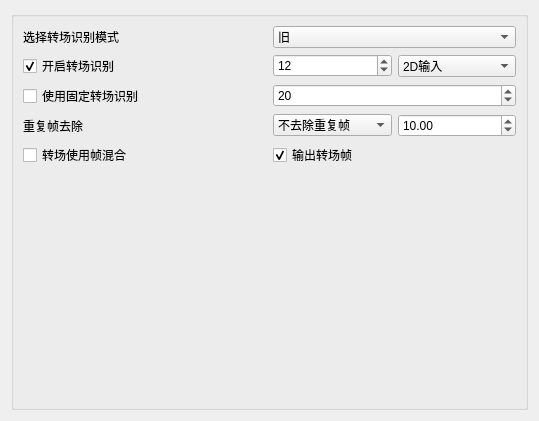
                     <widget class="QWidget" name="ScdetSettings">
                      <property name="geometry">
                       <rect>
                        <x>0</x>
                        <y>0</y>
                        <width>539</width>
                        <height>421</height>
                       </rect>
                      </property>
                      <attribute name="label">
                       <string>转场识别与动漫优化</string>
                      </attribute>
                      <layout class="QGridLayout" name="gridLayout_22">
                       <item row="0" column="0">
                        <widget class="QGroupBox" name="groupBox_3">
                         <property name="title">
                          <string/>
                         </property>
                         <layout class="QGridLayout" name="gridLayout_20">
                          <item row="1" column="0">
                           <layout class="QGridLayout" name="gridLayout_3">
                            <item row="1" column="1">
                             <widget class="MySpinBox" name="ScdetMaxDiffSelector">
                              <property name="enabled">
                               <bool>true</bool>
                              </property>
                              <property name="sizePolicy">
                               <sizepolicy hsizetype="Minimum" vsizetype="Fixed">
                                <horstretch>0</horstretch>
                                <verstretch>0</verstretch>
                               </sizepolicy>
                              </property>
                              <property name="toolTip">
                               <string>&lt;html&gt;&lt;head/&gt;&lt;body&gt;&lt;p&gt;勾选此项，将使用固定单一画面相似度指标进行转场识别&lt;/p&gt;&lt;p&gt;建议值：&lt;span style=&quot; font-weight:600;&quot;&gt;40~80&lt;/span&gt;&lt;/p&gt;&lt;/body&gt;&lt;/html&gt;</string>
                              </property>
                              <property name="minimum">
                               <number>1</number>
                              </property>
                              <property name="maximum">
                               <number>999</number>
                              </property>
                              <property name="value">
                               <number>20</number>
                              </property>
                             </widget>
                            </item>
                            <item row="1" column="0">
                             <widget class="QCheckBox" name="UseFixedScdet">
                              <property name="toolTip">
                               <string>&lt;html&gt;&lt;head/&gt;&lt;body&gt;&lt;p&gt;勾选此项，将使用固定单一画面相似度指标进行转场识别&lt;/p&gt;&lt;p&gt;建议值：&lt;span style=&quot; font-weight:600;&quot;&gt;20~40&lt;/span&gt;&lt;/p&gt;&lt;p&gt;&lt;span style=&quot; font-weight:600;&quot;&gt;需配合“开启转场识别”使用&lt;/span&gt;&lt;/p&gt;&lt;/body&gt;&lt;/html&gt;</string>
                              </property>
                              <property name="text">
                               <string>使用固定转场识别</string>
                              </property>
                             </widget>
                            </item>
                            <item row="2" column="1">
                             <layout class="QHBoxLayout" name="horizontalLayout_8">
                              <item>
                               <widget class="QComboBox" name="DupRmMode">
                                <property name="toolTip">
                                 <string>&lt;html&gt;&lt;head/&gt;&lt;body&gt;&lt;p&gt;&lt;span style=&quot; font-weight:600;&quot;&gt;不去除重复帧：&lt;/span&gt;最大限度保留所有原始帧，建议用于任何形式的&lt;span style=&quot; font-weight:600;&quot;&gt;长片电影&lt;/span&gt;&lt;br/&gt;&lt;span style=&quot; font-weight:600;&quot;&gt;单一识别：&lt;/span&gt;使用单一的画面相似度阈值检测转场。建议用于画面非常复杂、转场特别多的素材，如用于发布的&lt;span style=&quot; font-weight:600;&quot;&gt;混剪作品&lt;/span&gt;&lt;/p&gt;&lt;p&gt;&lt;span style=&quot; font-weight:600;&quot;&gt;去除一拍二：&lt;/span&gt;去除原输入中以三帧为一组的所有相邻的重复帧，如AAABBBCCC去除后为ABC，推荐&lt;span style=&quot; font-weight:600;&quot;&gt;仅适用于2D输入&lt;/span&gt;&lt;/p&gt;&lt;p&gt;&lt;span style=&quot; font-weight:600;&quot;&gt;去除一拍N：&lt;/span&gt;去除原输入中所有可能相邻的重复帧。该模式输出最为流畅。&lt;span style=&quot; font-weight:600;&quot;&gt;仅适用于2D输入。&lt;/span&gt;&lt;/p&gt;&lt;/body&gt;&lt;/html&gt;</string>
                                </property>
                                <item>
                                 <property name="text">
                                  <string>不去除重复帧</string>
                                 </property>
                                </item>
                                <item>
                                 <property name="text">
                                  <string>单一识别</string>
                                 </property>
                                </item>
                                <item>
                                 <property name="text">
                                  <string>去除一拍二</string>
                                 </property>
                                </item>
                                <item>
                                 <property name="text">
                                  <string>去除一拍三</string>
                                 </property>
                                </item>
                                <item>
                                 <property name="text">
                                  <string>去除一拍四</string>
                                 </property>
                                </item>
                                <item>
                                 <property name="text">
                                  <string>去除一拍五</string>
                                 </property>
                                </item>
                                <item>
                                 <property name="text">
                                  <string>去除一拍六</string>
                                 </property>
                                </item>
                                <item>
                                 <property name="text">
                                  <string>去除一拍七</string>
                                 </property>
                                </item>
                               </widget>
                              </item>
                              <item>
                               <widget class="MyDoubleSpinBox" name="DupFramesTSelector">
                                <property name="toolTip">
                                 <string>&lt;html&gt;&lt;head/&gt;&lt;body&gt;&lt;p&gt;&lt;br/&gt;&lt;/p&gt;&lt;/body&gt;&lt;/html&gt;</string>
                                </property>
                                <property name="minimum">
                                 <double>0.010000000000000</double>
                                </property>
                                <property name="maximum">
                                 <double>99.000000000000000</double>
                                </property>
                                <property name="value">
                                 <double>10.000000000000000</double>
                                </property>
                               </widget>
                              </item>
                             </layout>
                            </item>
                            <item row="0" column="1">
                             <layout class="QHBoxLayout" name="horizontalLayout_16">
                              <item>
                               <widget class="MySpinBox" name="ScdetSelector">
                                <property name="enabled">
                                 <bool>true</bool>
                                </property>
                                <property name="sizePolicy">
                                 <sizepolicy hsizetype="Minimum" vsizetype="Fixed">
                                  <horstretch>0</horstretch>
                                  <verstretch>0</verstretch>
                                 </sizepolicy>
                                </property>
                                <property name="toolTip">
                                 <string>&lt;html&gt;&lt;head/&gt;&lt;body&gt;&lt;p&gt;通过自研算法进行转场识别，此项为动态阈值，&lt;/p&gt;&lt;/body&gt;&lt;/html&gt;</string>
                                </property>
                                <property name="minimum">
                                 <number>1</number>
                                </property>
                                <property name="maximum">
                                 <number>999</number>
                                </property>
                                <property name="value">
                                 <number>12</number>
                                </property>
                               </widget>
                              </item>
                              <item>
                               <widget class="QComboBox" name="ScdetFlowLen">
                                <item>
                                 <property name="text">
                                  <string>2D输入</string>
                                 </property>
                                </item>
                                <item>
                                 <property name="text">
                                  <string>3D输入</string>
                                 </property>
                                </item>
                               </widget>
                              </item>
                             </layout>
                            </item>
                            <item row="0" column="0">
                             <widget class="QCheckBox" name="ScedetChecker">
                              <property name="toolTip">
                               <string>&lt;html&gt;&lt;head/&gt;&lt;body&gt;&lt;p&gt;&lt;span style=&quot; font-weight:600;&quot;&gt;输入参考值为9~15&lt;/span&gt;&lt;/p&gt;&lt;p&gt;电影（长时间）实拍（3D）补帧项目：&lt;span style=&quot; font-weight:600;&quot;&gt;建议值10~12&lt;/span&gt;&lt;/p&gt;&lt;p&gt;快速运动画面：&lt;span style=&quot; font-weight:600;&quot;&gt;建议值12~15&lt;/span&gt;&lt;/p&gt;&lt;p&gt;2D（动漫等，不包括3D动画）输入：&lt;span style=&quot; font-weight:600;&quot;&gt;建议值10~15&lt;/span&gt;&lt;/p&gt;&lt;p&gt;画面平均运动速度越大，取值越小&lt;/p&gt;&lt;/body&gt;&lt;/html&gt;</string>
                              </property>
                              <property name="text">
                               <string>开启转场识别</string>
                              </property>
                              <property name="checked">
                               <bool>true</bool>
                              </property>
                             </widget>
                            </item>
                            <item row="2" column="0">
                             <widget class="QLabel" name="DupRmLabel">
                              <property name="toolTip">
                               <string>&lt;html&gt;&lt;head/&gt;&lt;body&gt;&lt;p&gt;N+2种模式，&lt;span style=&quot; font-weight:600;&quot;&gt;建议仅用于2D输入。&lt;/span&gt;&lt;/p&gt;&lt;p&gt;&lt;span style=&quot; font-weight:600;&quot;&gt;去除一拍二~一拍N模式（仅为内测/订阅会员开放）：&lt;/span&gt;&lt;/p&gt;&lt;p&gt;如果你不确定你的动漫是一拍几，选&lt;span style=&quot; font-weight:600;&quot;&gt;一拍三~一拍七即可&lt;/span&gt;&lt;/p&gt;&lt;p&gt;N越高，计算量越大，补帧速度可能越慢&lt;/p&gt;&lt;p&gt;&lt;span style=&quot; font-weight:600;&quot;&gt;单一识别模式：&lt;/span&gt;&lt;/p&gt;&lt;p&gt;轻度流畅优化：&lt;span style=&quot; font-weight:600;&quot;&gt;0.1~1.0&lt;/span&gt;&lt;/p&gt;&lt;p&gt;中度流畅优化：&lt;span style=&quot; font-weight:600;&quot;&gt;1.0~2.0&lt;/span&gt;&lt;/p&gt;&lt;p&gt;重度优化（会破坏运动节奏，并导致人物嘴部动画鬼畜，但很流畅）：&lt;span style=&quot; font-weight:600;&quot;&gt;2.0及以上&lt;/span&gt;&lt;/p&gt;&lt;p&gt;&lt;span style=&quot; font-weight:600;&quot;&gt;去除一拍N模式下的画面比单一识别模式显著流畅，同时没有单一模式的问题（鬼畜等）&lt;/span&gt;&lt;/p&gt;&lt;/body&gt;&lt;/html&gt;</string>
                              </property>
                              <property name="text">
                               <string>重复帧去除</string>
                              </property>
                             </widget>
                            </item>
                            <item row="3" column="0">
                             <widget class="QCheckBox" name="ScdetUseMix">
                              <property name="toolTip">
                               <string>&lt;html&gt;&lt;head/&gt;&lt;body&gt;&lt;p&gt;若识别到转场，对转场处的帧序列使用帧混合&lt;/p&gt;&lt;p&gt;勾选此选项可缓解转场识别误判导致的&lt;span style=&quot; font-weight:600;&quot;&gt;卡顿问题，推荐用于混剪作品&lt;/span&gt;&lt;/p&gt;&lt;/body&gt;&lt;/html&gt;</string>
                              </property>
                              <property name="text">
                               <string>转场使用帧混合</string>
                              </property>
                             </widget>
                            </item>
                            <item row="3" column="1">
                             <widget class="QCheckBox" name="ScdetOutput">
                              <property name="toolTip">
                               <string>&lt;html&gt;&lt;head/&gt;&lt;body&gt;&lt;p&gt;在项目文件夹下输出识别到的转场帧及其前一帧&lt;/p&gt;&lt;/body&gt;&lt;/html&gt;</string>
                              </property>
                              <property name="text">
                               <string>输出转场帧</string>
                              </property>
                              <property name="checked">
                               <bool>true</bool>
                              </property>
                             </widget>
                            </item>
                           </layout>
                          </item>
                          <item row="3" column="0">
                           <spacer name="verticalSpacer_6">
                            <property name="orientation">
                             <enum>Qt::Vertical</enum>
                            </property>
                            <property name="sizeType">
                             <enum>QSizePolicy::Expanding</enum>
                            </property>
                            <property name="sizeHint" stdset="0">
                             <size>
                              <width>20</width>
                              <height>40</height>
                             </size>
                            </property>
                           </spacer>
                          </item>
                          <item row="0" column="0">
                           <layout class="QHBoxLayout" name="horizontalLayout_14">
                            <item>
                             <widget class="QLabel" name="ScdetModeLabel">
                              <property name="toolTip">
                               <string>&lt;html&gt;&lt;head/&gt;&lt;body&gt;&lt;p&gt;&lt;span style=&quot; font-weight:600;&quot;&gt;旧：&lt;/span&gt;&lt;/p&gt;&lt;p&gt;旧转场识别模式&lt;br/&gt;&lt;span style=&quot; font-weight:600;&quot;&gt;3D输入&lt;/span&gt;建议值为&lt;span style=&quot; font-weight:600;&quot;&gt;9~15&lt;/span&gt;&lt;/p&gt;&lt;p&gt;&lt;span style=&quot; font-weight:600;&quot;&gt;2D输入&lt;/span&gt;建议值为&lt;span style=&quot; font-weight:600;&quot;&gt;20左右&lt;/span&gt;&lt;/p&gt;&lt;p&gt;&lt;br/&gt;&lt;/p&gt;&lt;p&gt;&lt;span style=&quot; font-weight:600;&quot;&gt;新：&lt;/span&gt;&lt;/p&gt;&lt;p&gt;&lt;span style=&quot; font-weight:600;&quot;&gt;别用&lt;/span&gt;&lt;/p&gt;&lt;/body&gt;&lt;/html&gt;</string>
                              </property>
                              <property name="text">
                               <string>选择转场识别模式</string>
                              </property>
                             </widget>
                            </item>
                            <item>
                             <widget class="QComboBox" name="ScdetMode">
                              <item>
                               <property name="text">
                                <string>旧</string>
                               </property>
                              </item>
                              <item>
                               <property name="text">
                                <string>新（待调整）</string>
                               </property>
                              </item>
                             </widget>
                            </item>
                           </layout>
                          </item>
                         </layout>
                        </widget>
                       </item>
                      </layout>
                     </widget>
